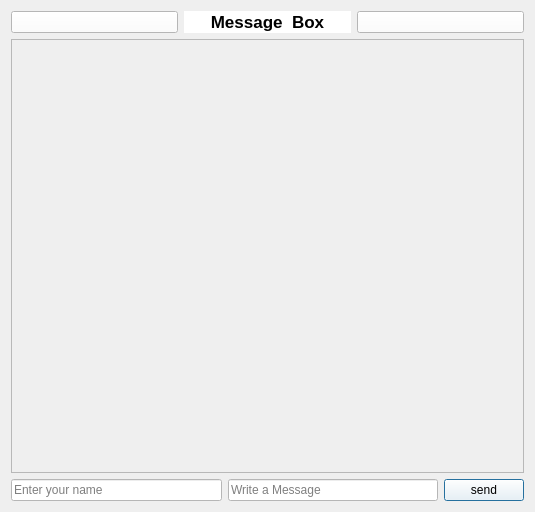
<?xml version="1.0" encoding="UTF-8"?>
<ui version="4.0">
 <class>Dialog</class>
 <widget class="QDialog" name="Dialog">
  <property name="geometry">
   <rect>
    <x>0</x>
    <y>0</y>
    <width>535</width>
    <height>512</height>
   </rect>
  </property>
  <property name="windowTitle">
   <string>Dialog</string>
  </property>
  <layout class="QGridLayout" name="gridLayout">
   <item row="5" column="0" colspan="3">
    <layout class="QHBoxLayout" name="horizontalLayout">
     <item>
      <widget class="QLineEdit" name="lineEdit_name">
       <property name="styleSheet">
        <string notr="true">background-color: rgb(255, 255, 255);
border-color: rgb(255, 255, 255);
color: rgb(0, 0, 0);</string>
       </property>
       <property name="placeholderText">
        <string>Enter your name</string>
       </property>
      </widget>
     </item>
     <item>
      <widget class="QLineEdit" name="lineEdit_message">
       <property name="styleSheet">
        <string notr="true">color: rgb(0, 0, 0);
background-color: rgb(255, 255, 255);
border-color: rgb(255, 255, 255);</string>
       </property>
       <property name="placeholderText">
        <string>Write a Message</string>
       </property>
      </widget>
     </item>
     <item>
      <widget class="QPushButton" name="btn_send">
       <property name="styleSheet">
        <string notr="true">background-color: rgb(255, 255, 255);</string>
       </property>
       <property name="text">
        <string>send</string>
       </property>
      </widget>
     </item>
    </layout>
   </item>
   <item row="0" column="2">
    <widget class="QPushButton" name="btn_dark">
     <property name="styleSheet">
      <string notr="true">background-color: rgb(255, 255, 255);
</string>
     </property>
     <property name="text">
      <string/>
     </property>
    </widget>
   </item>
   <item row="3" column="0" colspan="3">
    <widget class="QScrollArea" name="scrollArea">
     <property name="widgetResizable">
      <bool>true</bool>
     </property>
     <widget class="QWidget" name="scrollAreaWidgetContents_5">
      <property name="geometry">
       <rect>
        <x>0</x>
        <y>0</y>
        <width>515</width>
        <height>428</height>
       </rect>
      </property>
      <layout class="QGridLayout" name="gridLayout_2">
       <item row="0" column="0">
        <layout class="QGridLayout" name="gridLayout_messagee"/>
       </item>
      </layout>
     </widget>
    </widget>
   </item>
   <item row="0" column="0">
    <widget class="QPushButton" name="btn_delete">
     <property name="styleSheet">
      <string notr="true">background-color: rgb(255, 255, 255);</string>
     </property>
     <property name="text">
      <string/>
     </property>
    </widget>
   </item>
   <item row="0" column="1">
    <widget class="QLabel" name="label">
     <property name="font">
      <font>
       <pointsize>13</pointsize>
       <weight>75</weight>
       <bold>true</bold>
       <strikeout>false</strikeout>
       <kerning>true</kerning>
      </font>
     </property>
     <property name="styleSheet">
      <string notr="true">background-color: rgb(255, 255, 255);</string>
     </property>
     <property name="text">
      <string>Message  Box</string>
     </property>
     <property name="alignment">
      <set>Qt::AlignCenter</set>
     </property>
    </widget>
   </item>
  </layout>
 </widget>
 <resources/>
 <connections/>
</ui>
